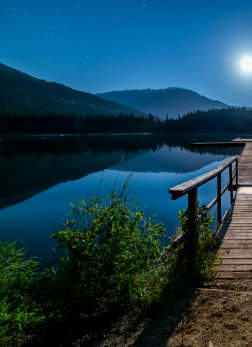
#> input picture codes/image stitch/img_1.png, 252 x 347 px
$ python img_stitching.py
#> lines starting #> are read from the running program, lines starting #| are printed output that depends on the picture
import cv2
import sys

images_paths = ["img_1.png", "img_2.png"]

images = []
for path in images_paths:
    img = cv2.imread(path)
#> img is the input picture: shape (347, 252, 3); mean B, G, R 81.3, 64.5, 23.3
    if img is None:
        print(f"Error reading image: {path}")
        sys.exit(1)
    images.append(img)

stitcher = cv2.Stitcher_create(cv2.Stitcher_PANORAMA)
(status, stitched) = stitcher.stitch(images)
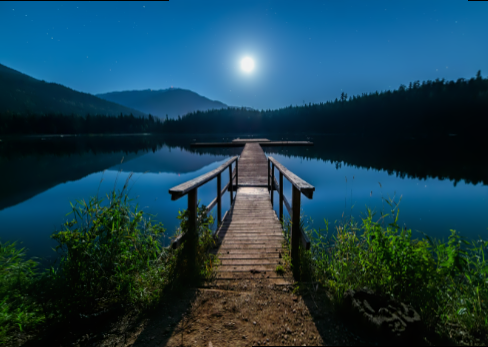
#> stitched: shape (347, 488, 3); mean of channels 0, 1, 2 79.9, 64.1, 24.9; drawn as B, G, R
#> status = 0

if status == cv2.Stitcher_OK:
    print("Stitching successful!")
    output_path = "stitched_output.jpg"
    cv2.imwrite(output_path, stitched)
    print(f"Saved stitched image to: {output_path}")
else:
    print(f"Stitching failed with error code {status}")
